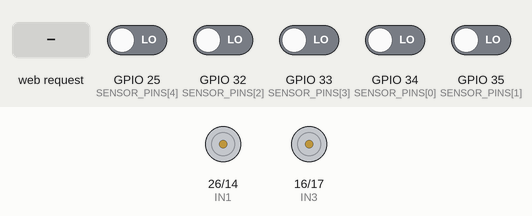
Simulated run of this sketch. Board: ESP32. Parts: motor-driver pin pairs drawn as motors (green arrow = first pin HIGH = forward, orange = second pin HIGH = backward, longer = more drive, scaled by the enable pin). Inputs (shaded band) come from the test bench; at power-on: GPIO 25 (SENSOR_PINS[4]), GPIO 32 (SENSOR_PINS[2]), GPIO 33 (SENSOR_PINS[3]), GPIO 34 (SENSOR_PINS[0]), GPIO 35 (SENSOR_PINS[1]) LOW. Storage starts empty; EEPROM starts erased; what the sketch prints to the serial monitor is not drawn.

Above: at 1.2 s.
1.3 s: HTTP request GET /toggle received
At 2.5 s:
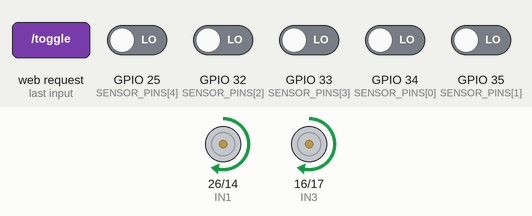
2.8 s: GPIO 25 (SENSOR_PINS[4]) driven HIGH
At 4.0 s:
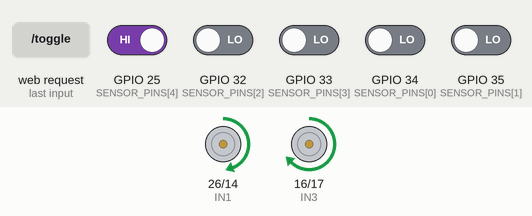
4.3 s: GPIO 32 (SENSOR_PINS[2]) driven HIGH
At 5.3 s:
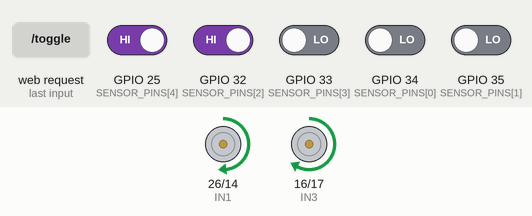
5.8 s: HTTP request GET /set?kp=120 received
At 6.2 s:
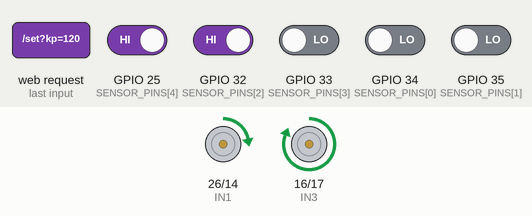
7.3 s: HTTP request GET /toggle?kp=1&ki=1&kd=1 received
At 8.3 s:
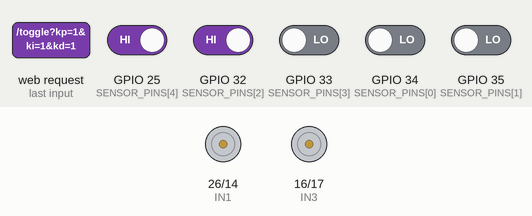
8.8 s: HTTP request GET /toggle?kp=120&ki=120&kd=120 received
At 9.6 s:
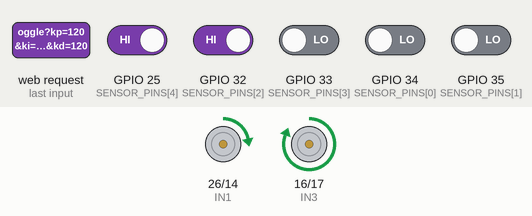
Timing chart, 0 to 11.3 s (numbered marks = the images above; inputs shaded):
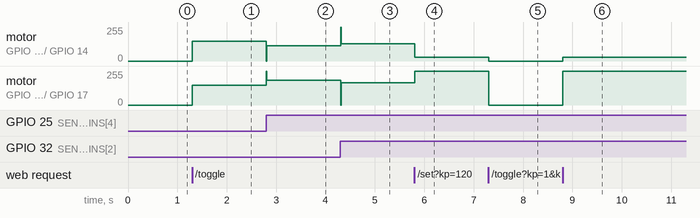

The sketch:

line_follower.ino
```cpp
/*
 * ===================================================================
 *  LINE FOLLOWER - ESP32 + L298N + 5x TCRT5000 (LaskaKit LA131112)
 * ===================================================================
 *
 *  Robot jede po černé čáře pomocí PID regulace a zároveň si
 *  za jízdy hostuje jednoduchou webovou stránku, na které vidíš
 *  živě stav senzorů a můžeš měnit PID konstanty a rychlost
 *  bez nutnosti nahrávat kód znovu.
 *
 *  ESP32 se po startu chová jako WiFi Access Point:
 *      SSID:     LineFollower
 *      Heslo:    lajnovac123
 *      Stránka:  http://192.168.4.1
 *
 *  Vyžaduje: ESP32 Arduino core 3.x (kvůli ledcAttach/ledcWrite API)
 *  Board Manager: "esp32" by Espressif Systems, verze 3.0.0 a vyšší
 *
 * ===================================================================
 *  ZAPOJENÍ - viz README.md pro tabulku a schéma
 * ===================================================================
 */

#include <WiFi.h>
#include <WebServer.h>
#include <Preferences.h>
#include <LittleFS.h>

// ---------------------------------------------------------------
// KONFIGURACE PINŮ (uprav podle svého zapojení, viz README.md)
// ---------------------------------------------------------------

// 5x IR senzor TCRT5000, zleva doprava
const int SENSOR_PINS[5] = {34, 35, 32, 33, 25};

// Pokud tvoje deska hlásí HIGH nad bílým a LOW nad černou čárou,
// nastav na true (prohodí logiku). Zjistíš to podle sériové
// konzole nebo webu - najeď senzorem nad čáru a sleduj hodnoty.
bool INVERT_SENSORS = false;

// L298N - motor A (levý)
const int ENA = 27;   // PWM
const int IN1 = 26;
const int IN2 = 14;

// L298N - motor B (pravý)
const int ENB = 13;   // PWM
const int IN3 = 16;
const int IN4 = 17;

// PWM nastavení
const int PWM_FREQ = 5000;
const int PWM_RES  = 8;   // 8 bitů = 0-255

// ---------------------------------------------------------------
// PID a rychlost - výchozí hodnoty, dají se měnit na webu
// ---------------------------------------------------------------
float Kp = 18.0;
float Ki = 0.0;
float Kd = 8.0;
int   baseSpeed = 150;    // 0-255

// ---------------------------------------------------------------
// Vnitřní proměnné - nesahat
// ---------------------------------------------------------------
bool running = false;
int  sensorVal[5] = {0, 0, 0, 0, 0};
float lastError = 0;
float integral = 0;
unsigned long lastPidTime = 0;

WebServer server(80);
Preferences prefs;

// ---------------------------------------------------------------
// Ukládání PID konstant a rychlosti do trvalé paměti (NVS)
// ---------------------------------------------------------------
const char* PREFS_NAMESPACE = "linefw";

void loadPidFromFlash() {
  prefs.begin(PREFS_NAMESPACE, true);  // read-only otevření
  Kp = prefs.getFloat("kp", Kp);
  Ki = prefs.getFloat("ki", Ki);
  Kd = prefs.getFloat("kd", Kd);
  baseSpeed = prefs.getInt("speed", baseSpeed);
  prefs.end();
}

void savePidToFlash() {
  prefs.begin(PREFS_NAMESPACE, false);  // read-write otevření
  prefs.putFloat("kp", Kp);
  prefs.putFloat("ki", Ki);
  prefs.putFloat("kd", Kd);
  prefs.putInt("speed", baseSpeed);
  prefs.end();
}

// ---------------------------------------------------------------
// Nastavení rychlosti a směru motorů
// ---------------------------------------------------------------
void setMotors(int leftSpeed, int rightSpeed) {
  // Omez rozsah 0-255
  leftSpeed  = constrain(leftSpeed, 0, 255);
  rightSpeed = constrain(rightSpeed, 0, 255);

  // Levý motor - vpřed (pokud jede opačně, prohoď IN1/IN2 na desce)
  digitalWrite(IN1, HIGH);
  digitalWrite(IN2, LOW);
  ledcWrite(ENA, leftSpeed);

  // Pravý motor - vpřed (pokud jede opačně, prohoď IN3/IN4 na desce)
  digitalWrite(IN3, HIGH);
  digitalWrite(IN4, LOW);
  ledcWrite(ENB, rightSpeed);
}

void stopMotors() {
  ledcWrite(ENA, 0);
  ledcWrite(ENB, 0);
}

// ---------------------------------------------------------------
// Čtení senzorů a výpočet chyby (error)
// váhy zleva doprava: -2 -1 0 1 2
// ---------------------------------------------------------------
float readLineError() {
  int weights[5] = {-2, -1, 0, 1, 2};
  int activeCount = 0;
  int weightedSum = 0;

  for (int i = 0; i < 5; i++) {
    int raw = digitalRead(SENSOR_PINS[i]);
    int val = INVERT_SENSORS ? !raw : raw;   // 1 = vidí čáru
    sensorVal[i] = val;
    if (val) {
      activeCount++;
      weightedSum += weights[i];
    }
  }

  if (activeCount == 0) {
    // čára ztracena - pokračuj naposledy známým směrem (extrapolace)
    return (lastError > 0) ? 3.0 : (lastError < 0 ? -3.0 : 0.0);
  }

  float error = (float)weightedSum / (float)activeCount;
  return error;
}

// ---------------------------------------------------------------
// PID smyčka - volat pravidelně
// ---------------------------------------------------------------
void pidLoop() {
  unsigned long now = millis();
  float dt = (now - lastPidTime) / 1000.0;
  if (dt <= 0) dt = 0.001;
  lastPidTime = now;

  float error = readLineError();
  integral += error * dt;
  integral = constrain(integral, -50, 50);  // anti-windup
  float derivative = (error - lastError) / dt;
  lastError = error;

  float correction = Kp * error + Ki * integral + Kd * derivative;

  int leftSpeed  = baseSpeed - (int)correction;
  int rightSpeed = baseSpeed + (int)correction;

  setMotors(leftSpeed, rightSpeed);
}

// ---------------------------------------------------------------
// HTTP handlery
// ---------------------------------------------------------------
void handleStatus() {
  String json = "{";
  json += "\"s\":[";
  for (int i = 0; i < 5; i++) {
    json += sensorVal[i];
    if (i < 4) json += ",";
  }
  json += "],";
  json += "\"error\":" + String(lastError, 2) + ",";
  json += "\"kp\":" + String(Kp, 1) + ",";
  json += "\"ki\":" + String(Ki, 1) + ",";
  json += "\"kd\":" + String(Kd, 1) + ",";
  json += "\"speed\":" + String(baseSpeed) + ",";
  json += "\"running\":" + String(running ? "true" : "false");
  json += "}";
  server.send(200, "application/json", json);
}

void handleSet() {
  if (server.hasArg("kp")) Kp = server.arg("kp").toFloat();
  if (server.hasArg("ki")) Ki = server.arg("ki").toFloat();
  if (server.hasArg("kd")) Kd = server.arg("kd").toFloat();
  if (server.hasArg("speed")) baseSpeed = server.arg("speed").toInt();
  server.send(200, "text/plain", "OK");
}

void handleSave() {
  savePidToFlash();
  server.send(200, "text/plain", "SAVED");
}

void handleToggle() {
  running = !running;
  if (!running) {
    stopMotors();
    integral = 0;
  }
  String json = "{\"running\":" + String(running ? "true" : "false") + "}";
  server.send(200, "application/json", json);
}

// ---------------------------------------------------------------
// SETUP
// ---------------------------------------------------------------
void setup() {
  Serial.begin(115200);

  if (!LittleFS.begin(true)) {  // true = automaticky naformatuj, pokud filesystem chybi
    Serial.println("Chyba: LittleFS se nepodarilo pripojit!");
  }

  loadPidFromFlash();  // načti uložené PID konstanty a rychlost (pokud existují)

  for (int i = 0; i < 5; i++) {
    pinMode(SENSOR_PINS[i], INPUT);
  }

  pinMode(IN1, OUTPUT);
  pinMode(IN2, OUTPUT);
  pinMode(IN3, OUTPUT);
  pinMode(IN4, OUTPUT);

  ledcAttach(ENA, PWM_FREQ, PWM_RES);
  ledcAttach(ENB, PWM_FREQ, PWM_RES);

  stopMotors();

  // Access Point - připoj se z mobilu/notebooku na tuto síť
  WiFi.softAP("LineFollower", "lajnovac123");
  Serial.print("AP spustena, IP adresa: ");
  Serial.println(WiFi.softAPIP());  // typicky 192.168.4.1

  // Webová stránka se načítá ze soboru data/index.html (LittleFS),
  // ne z kódu - staci upravit ten soubor a nahrát jen filesystem,
  // bez překompilování celého firmwaru.
  server.serveStatic("/", LittleFS, "/index.html");
  server.on("/status", handleStatus);
  server.on("/set", handleSet);
  server.on("/save", handleSave);
  server.on("/toggle", handleToggle);
  server.begin();

  lastPidTime = millis();
}

// ---------------------------------------------------------------
// LOOP
// ---------------------------------------------------------------
void loop() {
  server.handleClient();

  if (running) {
    pidLoop();
  } else {
    stopMotors();
    readLineError();  // pořád čti senzory, ať je vidět stav na webu i vypnuto
  }

  delay(10);
}
```

test.ino
```cpp

```

Measured:
- after the input at 1.3 s, motor on GPIO 26 (IN1) / GPIO 14 (IN2), motor on GPIO 16 (IN3) / GPIO 17 (IN4): stopped → forward 149/255 at once
- after the input at 2.8 s, motor on GPIO 26 (IN1) / GPIO 14 (IN2): forward 149/255 → forward 114/255 at once; motor on GPIO 16 (IN3) / GPIO 17 (IN4): forward 149/255 → forward 185/255 at once
- after the input at 4.3 s, motor on GPIO 26 (IN1) / GPIO 14 (IN2): forward 114/255 → forward 131/255 at once; motor on GPIO 16 (IN3) / GPIO 17 (IN4): forward 185/255 → forward 167/255 at once
- after the input at 5.8 s, motor on GPIO 26 (IN1) / GPIO 14 (IN2): forward 131/255 → forward 30/255 at once; motor on GPIO 16 (IN3) / GPIO 17 (IN4): forward 167/255 → forward 255/255 at once
- after the input at 7.3 s, motor on GPIO 26 (IN1) / GPIO 14 (IN2): forward 30/255 → stopped at once; motor on GPIO 16 (IN3) / GPIO 17 (IN4): forward 255/255 → stopped at once
- after the input at 8.8 s, motor on GPIO 26 (IN1) / GPIO 14 (IN2): stopped → forward 30/255 at once; motor on GPIO 16 (IN3) / GPIO 17 (IN4): stopped → forward 255/255 at once
